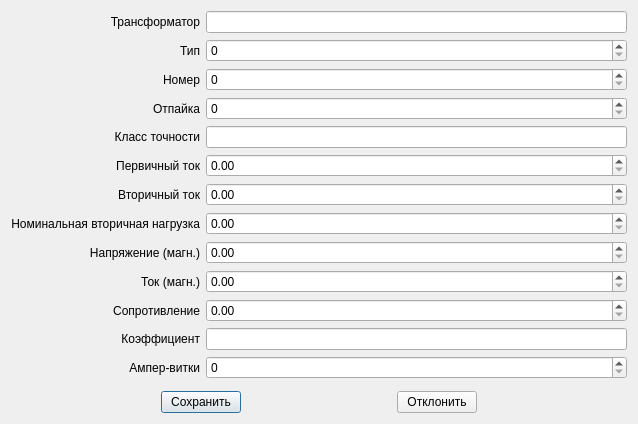
<?xml version="1.0" encoding="UTF-8"?>
<ui version="4.0">
 <class>Dialog</class>
 <widget class="QDialog" name="Dialog">
  <property name="geometry">
   <rect>
    <x>0</x>
    <y>0</y>
    <width>638</width>
    <height>424</height>
   </rect>
  </property>
  <property name="windowTitle">
   <string>Dialog</string>
  </property>
  <layout class="QVBoxLayout" name="verticalLayout">
   <item>
    <layout class="QGridLayout" name="gridLayout">
     <item row="0" column="0">
      <widget class="QLabel" name="label">
       <property name="text">
        <string>Трансформатор</string>
       </property>
       <property name="textFormat">
        <enum>Qt::AutoText</enum>
       </property>
       <property name="alignment">
        <set>Qt::AlignRight|Qt::AlignTrailing|Qt::AlignVCenter</set>
       </property>
      </widget>
     </item>
     <item row="0" column="1">
      <widget class="QLineEdit" name="lineEdit_3">
       <property name="readOnly">
        <bool>true</bool>
       </property>
      </widget>
     </item>
     <item row="1" column="0">
      <widget class="QLabel" name="label_2">
       <property name="text">
        <string>Тип</string>
       </property>
       <property name="alignment">
        <set>Qt::AlignRight|Qt::AlignTrailing|Qt::AlignVCenter</set>
       </property>
      </widget>
     </item>
     <item row="1" column="1">
      <widget class="QSpinBox" name="spinBox"/>
     </item>
     <item row="2" column="0">
      <widget class="QLabel" name="label_3">
       <property name="text">
        <string>Номер</string>
       </property>
       <property name="alignment">
        <set>Qt::AlignRight|Qt::AlignTrailing|Qt::AlignVCenter</set>
       </property>
      </widget>
     </item>
     <item row="2" column="1">
      <widget class="QSpinBox" name="spinBox_2"/>
     </item>
     <item row="3" column="0">
      <widget class="QLabel" name="label_4">
       <property name="text">
        <string>Отпайка</string>
       </property>
       <property name="alignment">
        <set>Qt::AlignRight|Qt::AlignTrailing|Qt::AlignVCenter</set>
       </property>
      </widget>
     </item>
     <item row="3" column="1">
      <widget class="QSpinBox" name="spinBox_3"/>
     </item>
     <item row="4" column="0">
      <widget class="QLabel" name="label_5">
       <property name="text">
        <string>Класс точности</string>
       </property>
       <property name="alignment">
        <set>Qt::AlignRight|Qt::AlignTrailing|Qt::AlignVCenter</set>
       </property>
      </widget>
     </item>
     <item row="4" column="1">
      <widget class="QLineEdit" name="lineEdit">
       <property name="maxLength">
        <number>10</number>
       </property>
      </widget>
     </item>
     <item row="5" column="0">
      <widget class="QLabel" name="label_6">
       <property name="text">
        <string>Первичный ток</string>
       </property>
       <property name="alignment">
        <set>Qt::AlignRight|Qt::AlignTrailing|Qt::AlignVCenter</set>
       </property>
      </widget>
     </item>
     <item row="5" column="1">
      <widget class="QDoubleSpinBox" name="doubleSpinBox">
       <property name="maximum">
        <double>999999.989999999990687</double>
       </property>
      </widget>
     </item>
     <item row="6" column="0">
      <widget class="QLabel" name="label_7">
       <property name="text">
        <string>Вторичный ток</string>
       </property>
       <property name="alignment">
        <set>Qt::AlignRight|Qt::AlignTrailing|Qt::AlignVCenter</set>
       </property>
      </widget>
     </item>
     <item row="6" column="1">
      <widget class="QDoubleSpinBox" name="doubleSpinBox_2">
       <property name="maximum">
        <double>999999.989999999990687</double>
       </property>
      </widget>
     </item>
     <item row="7" column="0">
      <widget class="QLabel" name="label_8">
       <property name="text">
        <string>Номинальная вторичная нагрузка</string>
       </property>
       <property name="alignment">
        <set>Qt::AlignRight|Qt::AlignTrailing|Qt::AlignVCenter</set>
       </property>
      </widget>
     </item>
     <item row="7" column="1">
      <widget class="QDoubleSpinBox" name="doubleSpinBox_3">
       <property name="maximum">
        <double>999999.989999999990687</double>
       </property>
      </widget>
     </item>
     <item row="8" column="0">
      <widget class="QLabel" name="label_9">
       <property name="text">
        <string>Напряжение (магн.)</string>
       </property>
       <property name="alignment">
        <set>Qt::AlignRight|Qt::AlignTrailing|Qt::AlignVCenter</set>
       </property>
      </widget>
     </item>
     <item row="8" column="1">
      <widget class="QDoubleSpinBox" name="doubleSpinBox_4">
       <property name="maximum">
        <double>999999.989999999990687</double>
       </property>
      </widget>
     </item>
     <item row="9" column="0">
      <widget class="QLabel" name="label_10">
       <property name="text">
        <string>Ток (магн.)</string>
       </property>
       <property name="alignment">
        <set>Qt::AlignRight|Qt::AlignTrailing|Qt::AlignVCenter</set>
       </property>
      </widget>
     </item>
     <item row="9" column="1">
      <widget class="QDoubleSpinBox" name="doubleSpinBox_5">
       <property name="maximum">
        <double>999999.989999999990687</double>
       </property>
      </widget>
     </item>
     <item row="10" column="0">
      <widget class="QLabel" name="label_11">
       <property name="text">
        <string>Сопротивление</string>
       </property>
       <property name="alignment">
        <set>Qt::AlignRight|Qt::AlignTrailing|Qt::AlignVCenter</set>
       </property>
      </widget>
     </item>
     <item row="10" column="1">
      <widget class="QDoubleSpinBox" name="doubleSpinBox_6">
       <property name="maximum">
        <double>999999.989999999990687</double>
       </property>
      </widget>
     </item>
     <item row="11" column="0">
      <widget class="QLabel" name="label_12">
       <property name="text">
        <string>Коэффициент</string>
       </property>
       <property name="alignment">
        <set>Qt::AlignRight|Qt::AlignTrailing|Qt::AlignVCenter</set>
       </property>
      </widget>
     </item>
     <item row="11" column="1">
      <widget class="QLineEdit" name="lineEdit_2">
       <property name="maxLength">
        <number>10</number>
       </property>
      </widget>
     </item>
     <item row="14" column="0" colspan="2">
      <layout class="QHBoxLayout" name="horizontalLayout">
       <item>
        <widget class="QPushButton" name="pushButton">
         <property name="sizePolicy">
          <sizepolicy hsizetype="Fixed" vsizetype="Fixed">
           <horstretch>0</horstretch>
           <verstretch>0</verstretch>
          </sizepolicy>
         </property>
         <property name="text">
          <string>Сохранить</string>
         </property>
        </widget>
       </item>
       <item>
        <widget class="QPushButton" name="pushButton_2">
         <property name="sizePolicy">
          <sizepolicy hsizetype="Fixed" vsizetype="Fixed">
           <horstretch>0</horstretch>
           <verstretch>0</verstretch>
          </sizepolicy>
         </property>
         <property name="text">
          <string>Отклонить</string>
         </property>
        </widget>
       </item>
      </layout>
     </item>
     <item row="12" column="0">
      <widget class="QLabel" name="label_14">
       <property name="text">
        <string>Ампер-витки</string>
       </property>
       <property name="alignment">
        <set>Qt::AlignRight|Qt::AlignTrailing|Qt::AlignVCenter</set>
       </property>
      </widget>
     </item>
     <item row="12" column="1">
      <widget class="QSpinBox" name="spinBox_4">
       <property name="maximum">
        <number>999999</number>
       </property>
      </widget>
     </item>
     <item row="13" column="0" colspan="2">
      <spacer name="verticalSpacer">
       <property name="orientation">
        <enum>Qt::Vertical</enum>
       </property>
       <property name="sizeHint" stdset="0">
        <size>
         <width>20</width>
         <height>40</height>
        </size>
       </property>
      </spacer>
     </item>
    </layout>
   </item>
  </layout>
 </widget>
 <resources/>
 <connections>
  <connection>
   <sender>pushButton_2</sender>
   <signal>clicked()</signal>
   <receiver>Dialog</receiver>
   <slot>close()</slot>
   <hints>
    <hint type="sourcelabel">
     <x>367</x>
     <y>451</y>
    </hint>
    <hint type="destinationlabel">
     <x>274</x>
     <y>260</y>
    </hint>
   </hints>
  </connection>
 </connections>
</ui>
